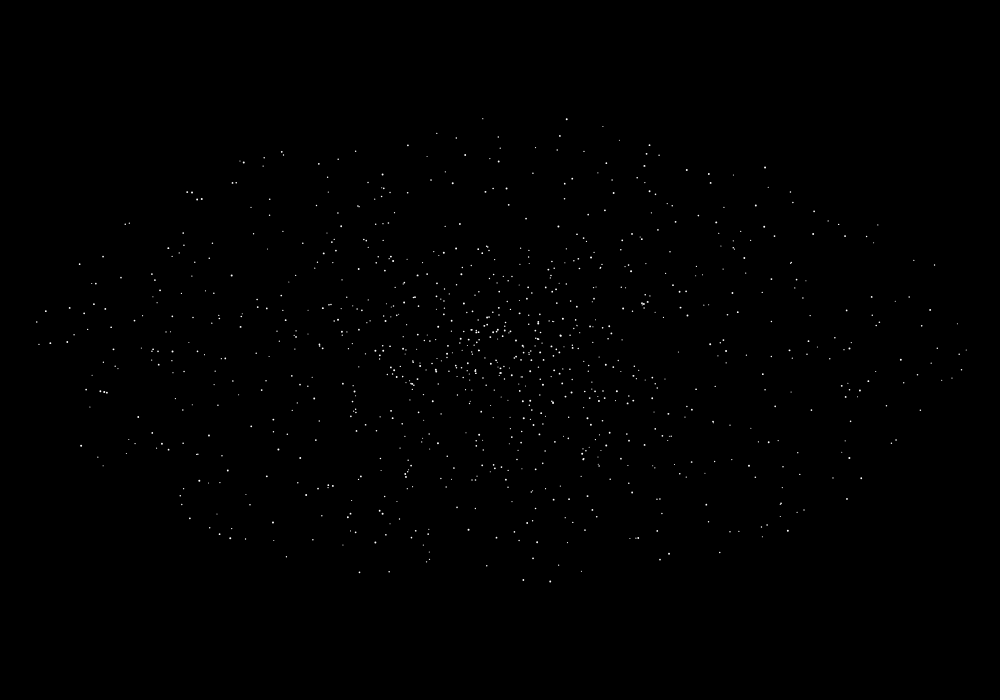
Frame 1 (no input)
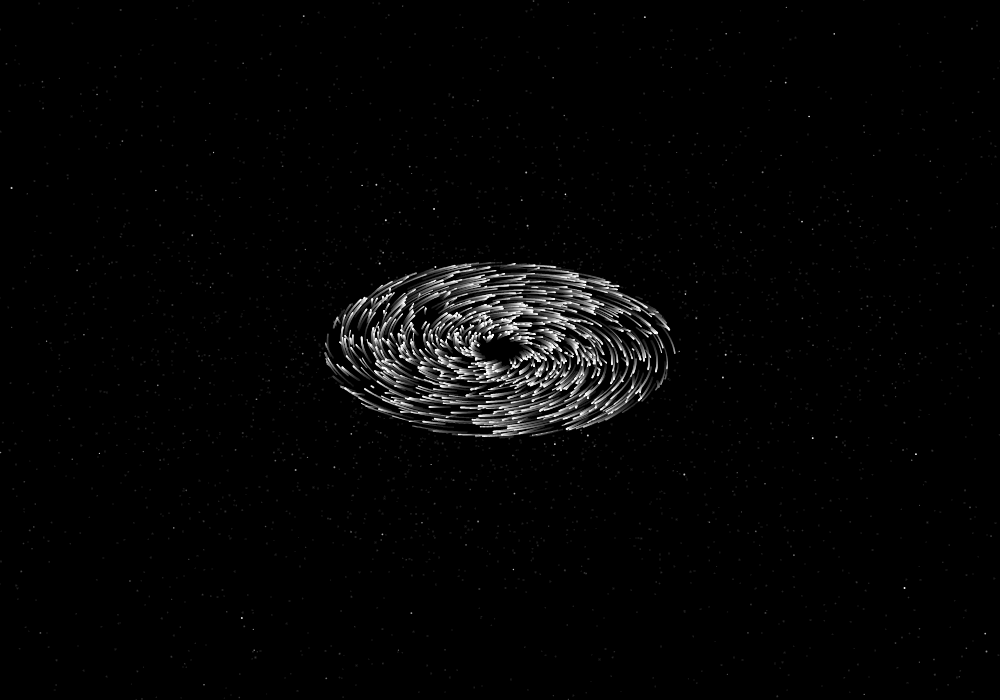
Frame 60 (no input)
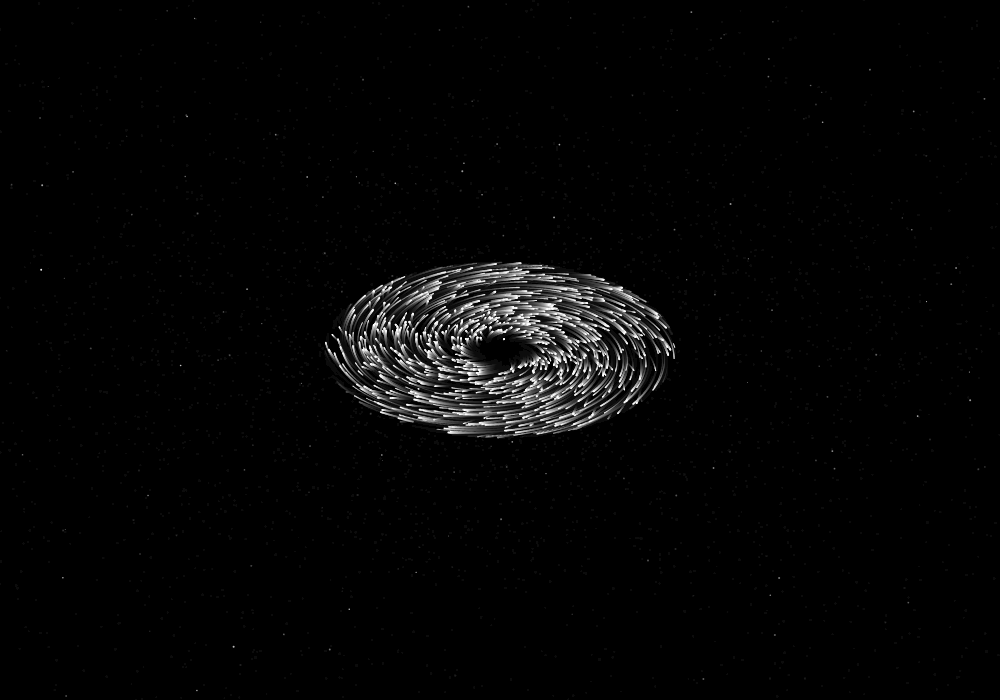
Frame 120 (the mouse pressed at the canvas centre since frame 60)

The p5.js sketch that drew these frames (run headless with seeded random() and noise() and a simulated clock; from frame 60 on, the mouse is pressed at the canvas centre):

// p5.js sketch
// ── sketch.js
let stars = [];

function setup() {
  createCanvas(1000, 700);
  background(0);
  noStroke();

  for (let i = 0; i < 1000; i++) {
    stars.push({
      angle: random(2 * Math.PI),
      distance: random(10, min(width, height) / 3),
      speed: random(0.001, 0.009),
      size: random(1, 2),
    });
  }
}

function draw() {
  background(0, 10);

  translate(width / 2, height / 2);

  for (let star of stars) {
    let x = star.distance * cos(star.angle) * 2;
    let y = star.distance * sin(star.angle);

    // Draw stars
    fill(255);
    ellipse(x, y, star.size, star.size);

    star.angle += star.speed;

    star.distance += 0.08;

    if (star.distance > min(width, height) / 8) {
      star.distance = random(10, min(width, height));
      star.angle = random(Math.PI * 2);
    }
  }
}
